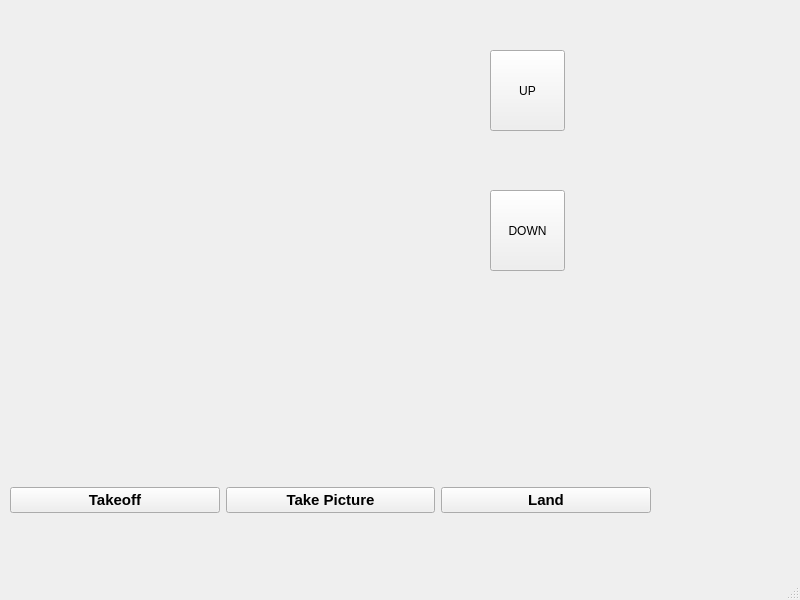
<?xml version="1.0" encoding="UTF-8"?>
<ui version="4.0">
 <class>MainWindow</class>
 <widget class="QMainWindow" name="MainWindow">
  <property name="geometry">
   <rect>
    <x>0</x>
    <y>0</y>
    <width>800</width>
    <height>600</height>
   </rect>
  </property>
  <property name="windowTitle">
   <string>MainWindow</string>
  </property>
  <widget class="QWidget" name="centralwidget">
   <widget class="QWidget" name="horizontalLayoutWidget">
    <property name="geometry">
     <rect>
      <x>10</x>
      <y>460</y>
      <width>641</width>
      <height>80</height>
     </rect>
    </property>
    <layout class="QHBoxLayout" name="horizontalLayout">
     <item>
      <widget class="QPushButton" name="takeoff">
       <property name="font">
        <font>
         <family>Arial</family>
         <pointsize>11</pointsize>
         <weight>75</weight>
         <bold>true</bold>
        </font>
       </property>
       <property name="text">
        <string>Takeoff</string>
       </property>
       <property name="checkable">
        <bool>true</bool>
       </property>
      </widget>
     </item>
     <item>
      <widget class="QPushButton" name="Picture">
       <property name="font">
        <font>
         <family>Arial</family>
         <pointsize>11</pointsize>
         <weight>75</weight>
         <bold>true</bold>
        </font>
       </property>
       <property name="text">
        <string>Take Picture</string>
       </property>
      </widget>
     </item>
     <item>
      <widget class="QPushButton" name="land">
       <property name="font">
        <font>
         <family>Arial</family>
         <pointsize>11</pointsize>
         <weight>75</weight>
         <bold>true</bold>
        </font>
       </property>
       <property name="text">
        <string>Land</string>
       </property>
       <property name="checkable">
        <bool>true</bool>
       </property>
      </widget>
     </item>
    </layout>
   </widget>
   <widget class="QLabel" name="outputlabel">
    <property name="geometry">
     <rect>
      <x>10</x>
      <y>570</y>
      <width>621</width>
      <height>81</height>
     </rect>
    </property>
    <property name="font">
     <font>
      <pointsize>14</pointsize>
     </font>
    </property>
    <property name="text">
     <string/>
    </property>
   </widget>
   <widget class="QLabel" name="imgLabel">
    <property name="geometry">
     <rect>
      <x>130</x>
      <y>40</y>
      <width>680</width>
      <height>480</height>
     </rect>
    </property>
    <property name="minimumSize">
     <size>
      <width>4</width>
      <height>0</height>
     </size>
    </property>
    <property name="maximumSize">
     <size>
      <width>680</width>
      <height>480</height>
     </size>
    </property>
    <property name="text">
     <string/>
    </property>
   </widget>
   <widget class="QPushButton" name="upbutton">
    <property name="geometry">
     <rect>
      <x>490</x>
      <y>50</y>
      <width>75</width>
      <height>81</height>
     </rect>
    </property>
    <property name="text">
     <string>UP</string>
    </property>
   </widget>
   <widget class="QPushButton" name="downbutton">
    <property name="geometry">
     <rect>
      <x>490</x>
      <y>190</y>
      <width>75</width>
      <height>81</height>
     </rect>
    </property>
    <property name="text">
     <string>DOWN</string>
    </property>
   </widget>
  </widget>
  <widget class="QMenuBar" name="menubar">
   <property name="geometry">
    <rect>
     <x>0</x>
     <y>0</y>
     <width>800</width>
     <height>21</height>
    </rect>
   </property>
  </widget>
  <widget class="QStatusBar" name="statusbar"/>
 </widget>
 <resources/>
 <connections/>
</ui>
